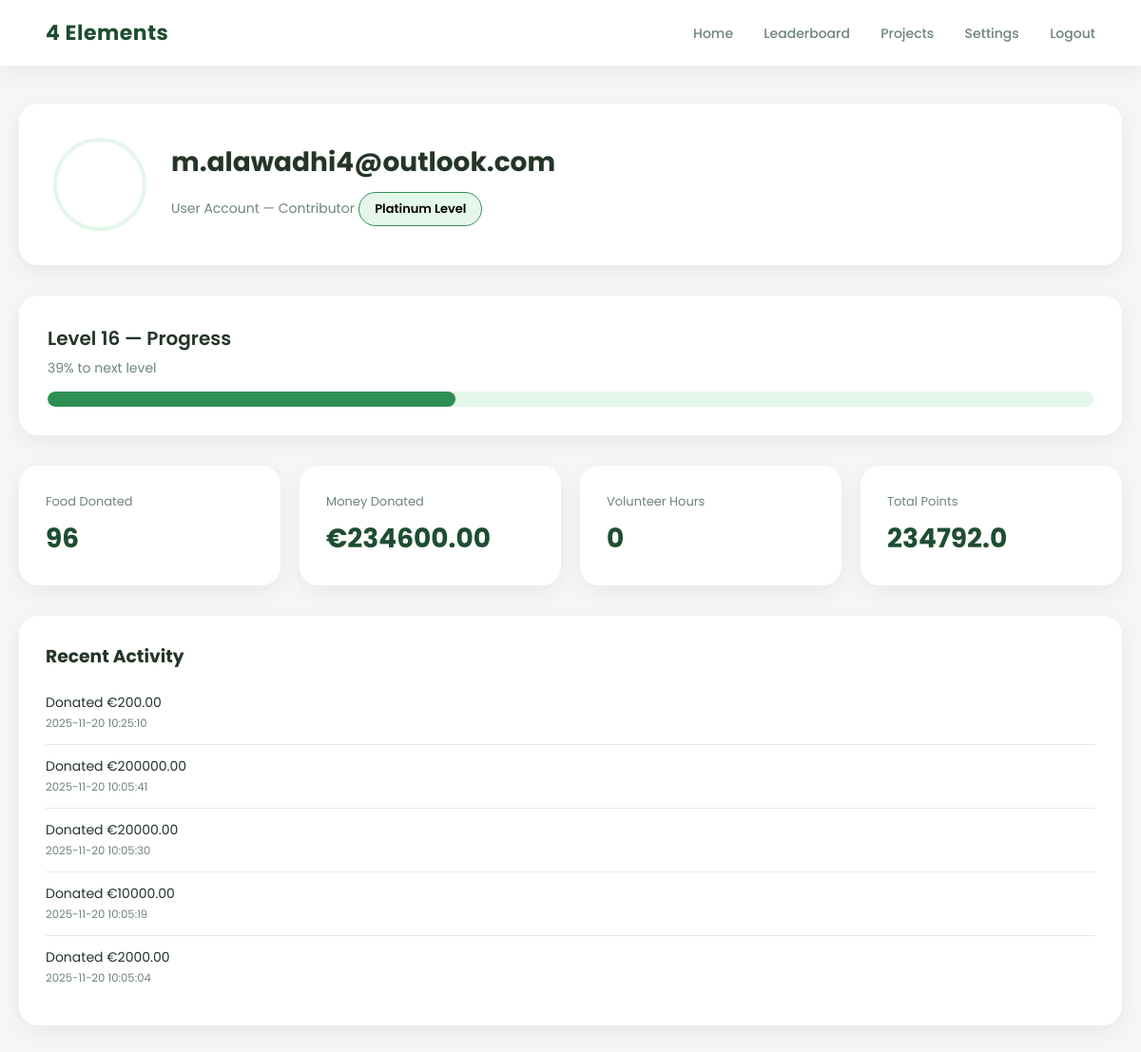
The app's page /account (signed in) with its own data.
### tables this page shows
CREATE TABLE users (
            id INTEGER PRIMARY KEY AUTOINCREMENT,
            name TEXT NOT NULL,
            email TEXT UNIQUE NOT NULL,
            password TEXT NOT NULL,
            points INTEGER DEFAULT 0,
            level INTEGER DEFAULT 1,
            level_progress INTEGER DEFAULT 0,
            next_level_target INTEGER DEFAULT 100,
            badge TEXT DEFAULT 'bronze'
        );

CREATE TABLE donations (
            id INTEGER PRIMARY KEY AUTOINCREMENT,
            user_email TEXT NOT NULL,
            donation_type TEXT NOT NULL,
            amount REAL,
            quantity INTEGER,
            hours INTEGER,
            donor_id INTEGER,
            status TEXT DEFAULT 'completed',
            timestamp TIMESTAMP DEFAULT CURRENT_TIMESTAMP
        );

### app.py (the view)
@app.route("/account")
def account():
    if "user" not in session or session.get("user_type") != "user":
        return redirect(url_for("login_page"))
    user_id = session["user_id"]
    email = session["email"]
    conn = sqlite3.connect("database.db")
    conn.row_factory = sqlite3.Row
    c = conn.cursor()
    c.execute("""
        SELECT COALESCE(SUM(quantity), 0)
        FROM donation_promises
        WHERE user_id=? AND status='confirmed'
    """, (user_id,))
    food = c.fetchone()[0] or 0
    money, _, hours, _, activity = get_user_stats(email)
    total_points = money + (food * 2) + (hours * 5)
    c.execute("""
        SELECT level, level_progress, next_level_target, badge
        FROM users WHERE id=?
    """, (user_id,))
    level, progress, target, badge = c.fetchone()
    progress_percent = int((progress / target) * 100) if target > 0 else 0
    c.execute("""
        SELECT item_name, quantity, urgency, earned_points, created_at
        FROM donation_promises
        WHERE user_id=? AND status='confirmed'
        ORDER BY created_at DESC
    """, (user_id,))
    history = c.fetchall()
    conn.close()
    return render_template(
        "account.html",
        name=session["user"],
        food_donations=food,
        money_donated=money,
        volunteer_hours=hours,
        points=total_points,
        level=level,
        badge=badge,
        progress_percent=progress_percent,
        activity=activity,
        history=history
    )

### templates/account.html (shortened to what this page needs)
<!DOCTYPE html>
<html lang="en">
<head>
</head>
<body>
    <div class="navbar">
        <div class="logo">4 Elements</div>
        <div class="nav-links">
            <a href="/">Home</a>
            <a href="{{ url_for('leaderboard') }}">Leaderboard</a>
            <a href="{{ url_for('projects') }}">Projects</a>
            <a href="{{ url_for('settings_page') }}">Settings</a>
            <a href="{{ url_for('logout') }}">Logout</a>
        </div>
    </div>
    <div class="container">
        <div class="profile-header">
            <div class="profile-img" style="background-image:url('/static/profile_default.png');"></div>
            <div class="profile-info">
                <h2>{{ name }}</h2>
                <span>User Account — Contributor</span>
                <div class="badge {{ badge }}">{{ badge|capitalize }} Level</div>
            </div>
        </div>
        <div class="progress-card">
            <div class="progress-title">Level {{ level }} — Progress</div>
            <div class="progress-sub">{{ progress_percent }}% to next level</div>
            <div class="progress-bar">
                <div id="progress-fill" class="progress-fill" data-value="{{ progress_percent }}"></div>
            </div>
        </div>
        <div class="stats-grid">
            <div class="stat-card">
                <div class="stat-label">Food Donated</div>
                <div class="stat-value">{{ food_donations }}</div>
            </div>
            <div class="stat-card">
                <div class="stat-label">Money Donated</div>
                <div class="stat-value">€{{ '%.2f' % money_donated }}</div>
            </div>
            <div class="stat-card">
                <div class="stat-label">Volunteer Hours</div>
                <div class="stat-value">{{ volunteer_hours }}</div>
            </div>
            <div class="stat-card">
                <div class="stat-label">Total Points</div>
                <div class="stat-value">{{ points }}</div>
            </div>
        </div>
        <div class="activity-card">
            <h3 style="margin:0 0 12px; color:var(--text-dark);">Recent Activity</h3>
            {% if activity %} {% for desc, ts in activity %}
            <div class="activity-item">
                {{ desc }} <br>
                <small style="color:var(--text-soft);">{{ ts }}</small>
            </div>
            {% endfor %} {% else %}
            <p style="color:var(--text-soft); font-size:14px;">No recent activity yet.</p>
            {% endif %}
        </div>
    </div>
</body>
</html>

### templates/account.html (style rules this page uses)
:root { --green: #2e8f55; --green-dark: #1e4d32; --green-light: #e5f6eb; --white: #ffffff; --gray-light: #f4f7f6; --text-dark: #243528; --text-soft: #6e8577; --radius: 20px; --shadow: 0 6px 22px rgba(0, 0, 0, 0.06); }
body { margin: 0; background: var(--gray-light); font-family: "Poppins", sans-serif; }
.navbar { background: var(--white); padding: 18px 48px; display: flex; justify-content: space-between; align-items: center; box-shadow: var(--shadow); position: sticky; top: 0; z-index: 100; }
.logo { font-size: 22px; font-weight: 700; color: var(--green-dark); letter-spacing: 0.5px; }
.nav-links a { margin-left: 28px; text-decoration: none; color: var(--text-soft); font-weight: 500; font-size: 14px; transition: 0.2s; }
.container { max-width: 1250px; margin: 40px auto; padding: 0 20px; }
.profile-header { background: var(--white); padding: 36px; border-radius: var(--radius); box-shadow: var(--shadow); display: flex; align-items: center; gap: 26px; }
.profile-img { width: 90px; height: 90px; background-size: cover; background-position: center; border-radius: 50%; border: 4px solid var(--green-light); }
.profile-info h2 { margin: 0; color: var(--text-dark); font-size: 28px; font-weight: 700; }
.profile-info span { color: var(--text-soft); font-size: 14px; }
.badge { margin-top: 10px; padding: 7px 16px; border-radius: 30px; font-weight: 600; font-size: 13px; background: var(--green-light); border: 1px solid var(--green); display: inline-block; }
.progress-card { margin-top: 32px; background: var(--white); padding: 30px; border-radius: var(--radius); box-shadow: var(--shadow); }
.progress-title { font-size: 20px; font-weight: 600; color: var(--text-dark); }
.progress-sub { margin-top: 6px; font-size: 14px; color: var(--text-soft); }
.progress-bar { width: 100%; height: 16px; background: var(--green-light); border-radius: 999px; margin-top: 14px; overflow: hidden; }
.progress-fill { height: 100%; width: 0%; background: var(--green); border-radius: inherit; transition: width 1.6s ease; }
.stats-grid { margin-top: 32px; display: grid; grid-template-columns: repeat(4, 1fr); gap: 20px; }
.stat-card { background: var(--white); padding: 28px; border-radius: var(--radius); box-shadow: var(--shadow); transition: 0.2s; }
.stat-label { font-size: 13px; color: var(--text-soft); }
.stat-value { margin-top: 8px; font-size: 28px; font-weight: 700; color: var(--green-dark); }
.activity-card { margin-top: 32px; margin-bottom: 70px; background: var(--white); padding: 28px; border-radius: var(--radius); box-shadow: var(--shadow); }
.activity-item { padding: 12px 0; border-bottom: 1px solid #e5ebe7; font-size: 14px; color: var(--text-dark); }
.activity-item:last-child { border-bottom: none; }

### records on screen
users: badge "Platinum"
donations: desc "Donated €200.00", timestamp "2025-11-20 10:25:10"
donations: desc "Donated €200000.00", timestamp "2025-11-20 10:05:41"
donations: desc "Donated €20000.00", timestamp "2025-11-20 10:05:30"
donations: desc "Donated €10000.00", timestamp "2025-11-20 10:05:19"
donations: desc "Donated €2000.00", timestamp "2025-11-20 10:05:04"

### other values on screen
{{ name }} "m.alawadhi4@outlook.com"
{{ level }} "16"
{{ progress_percent }} "39"
{{ food_donations }} "96"
{{ '%.2f' % money_donated }} "234600.00"
{{ volunteer_hours }} "0"
{{ points }} "234792.0"
